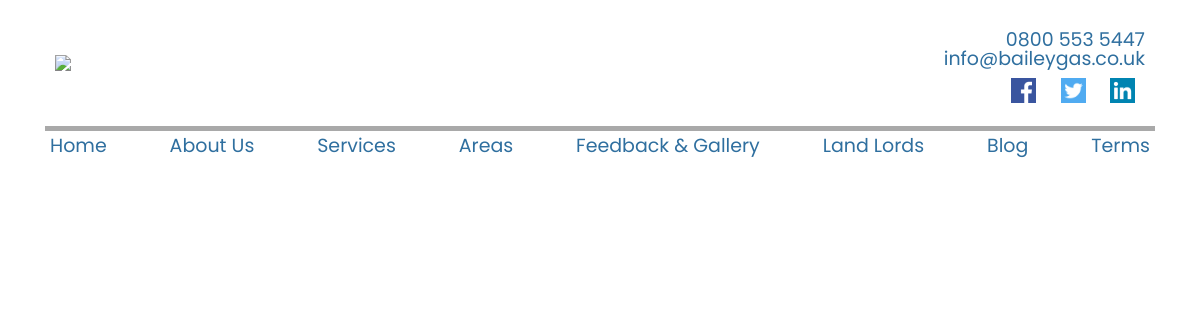
/bookings/, run on an earlier commit of the app's database.
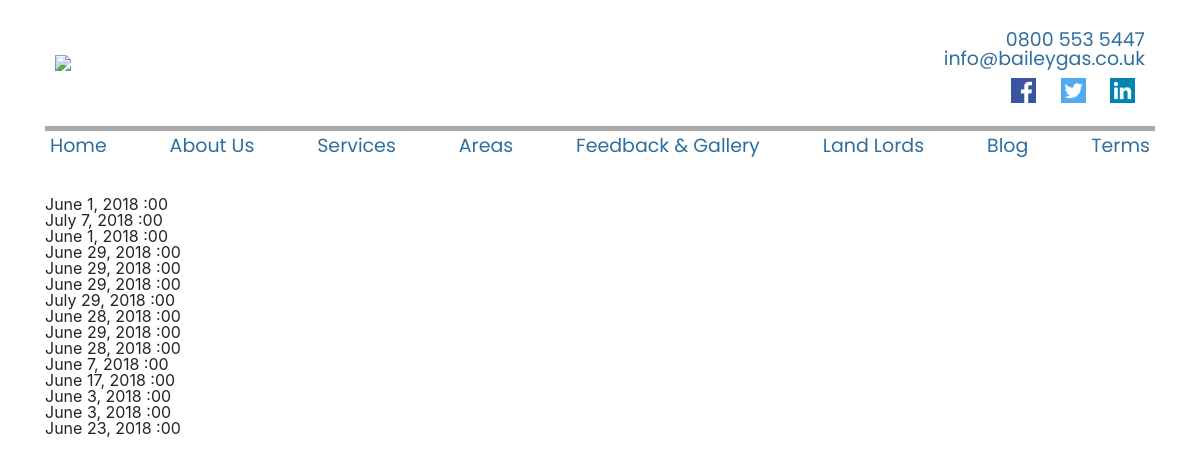
And on a later commit of the database.
### booking/models.py (models this page shows, shortened)
class Booking(models.Model):
    SLOTS = [(i, i) for i in range(9, 18)]
    title = models.CharField(max_length=200)
    booking_date = models.DateField()
    booking_slot = models.IntegerField(max_length=30, choices=SLOTS)

### booking/views.py (the view)
# urls.py: url(r'^bookings/$', booking_list, name='booking'),
def booking_list(request):
    bookings = Booking.objects.all()
    return render(request, 'booking/booking_list.html', {'bookings': bookings})

### templates/booking/booking_list.html (shortened to what this page needs)
{% extends 'index.html' %}
{% block content %}
    {% for booking in bookings %}
        {{ booking.booking_date }}
        {{ booking.booking_time  }}:00
        <br>
    {% endfor %}
{% endblock %}

What changed in the data, as far as the page shows it:
added Booking: booking_date "June 1, 2018"
added Booking: booking_date "July 7, 2018"
added Booking: booking_date "June 1, 2018"
added Booking: booking_date "June 29, 2018"
added Booking: booking_date "June 29, 2018"
added Booking: booking_date "June 29, 2018"
added Booking: booking_date "July 29, 2018"
added Booking: booking_date "June 28, 2018"
added Booking: booking_date "June 29, 2018"
added Booking: booking_date "June 28, 2018"
added Booking: booking_date "June 7, 2018"
added Booking: booking_date "June 17, 2018"
added Booking: booking_date "June 3, 2018"
added Booking: booking_date "June 3, 2018"
added Booking: booking_date "June 23, 2018"
